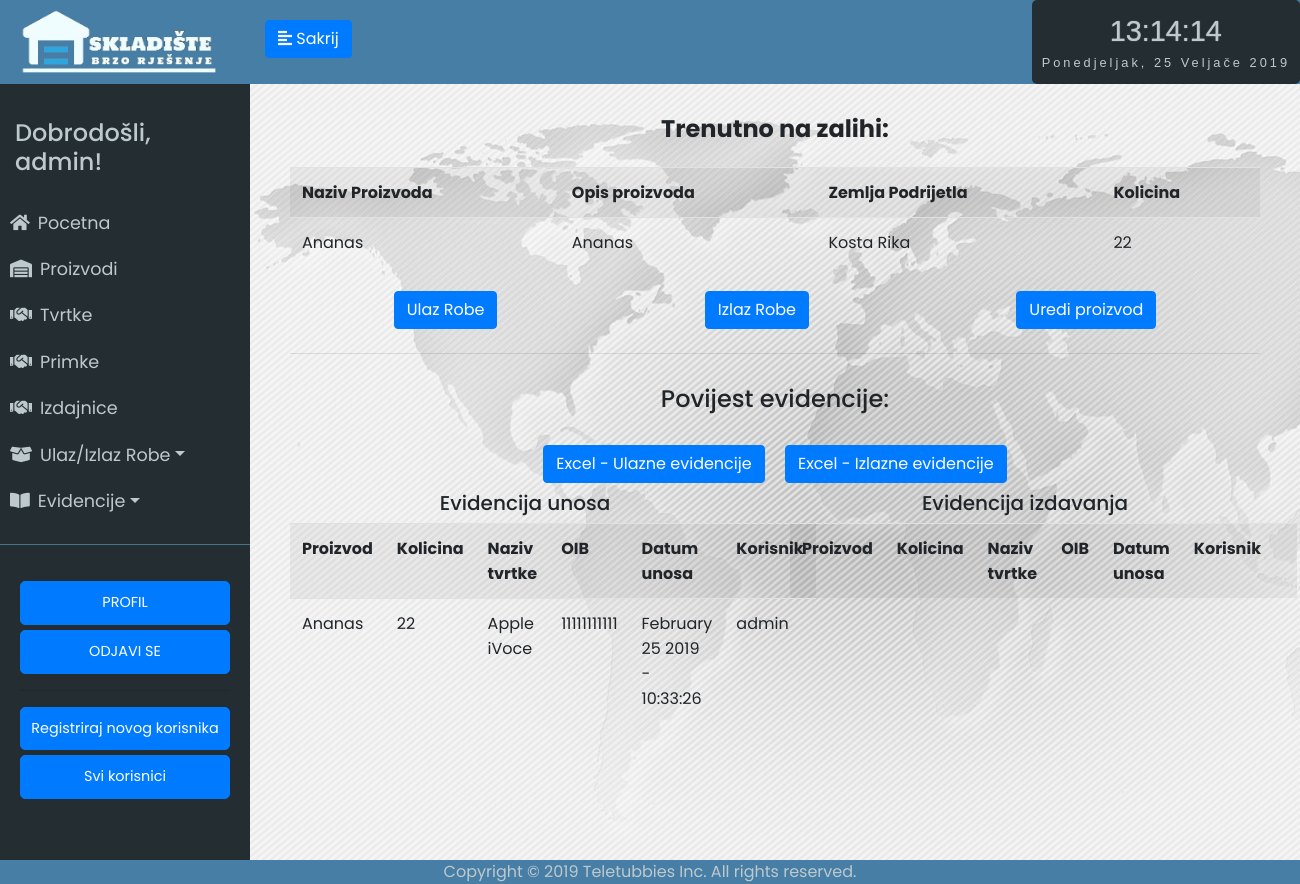
Before: /proizvod/Ananas (signed in) with the older database file.
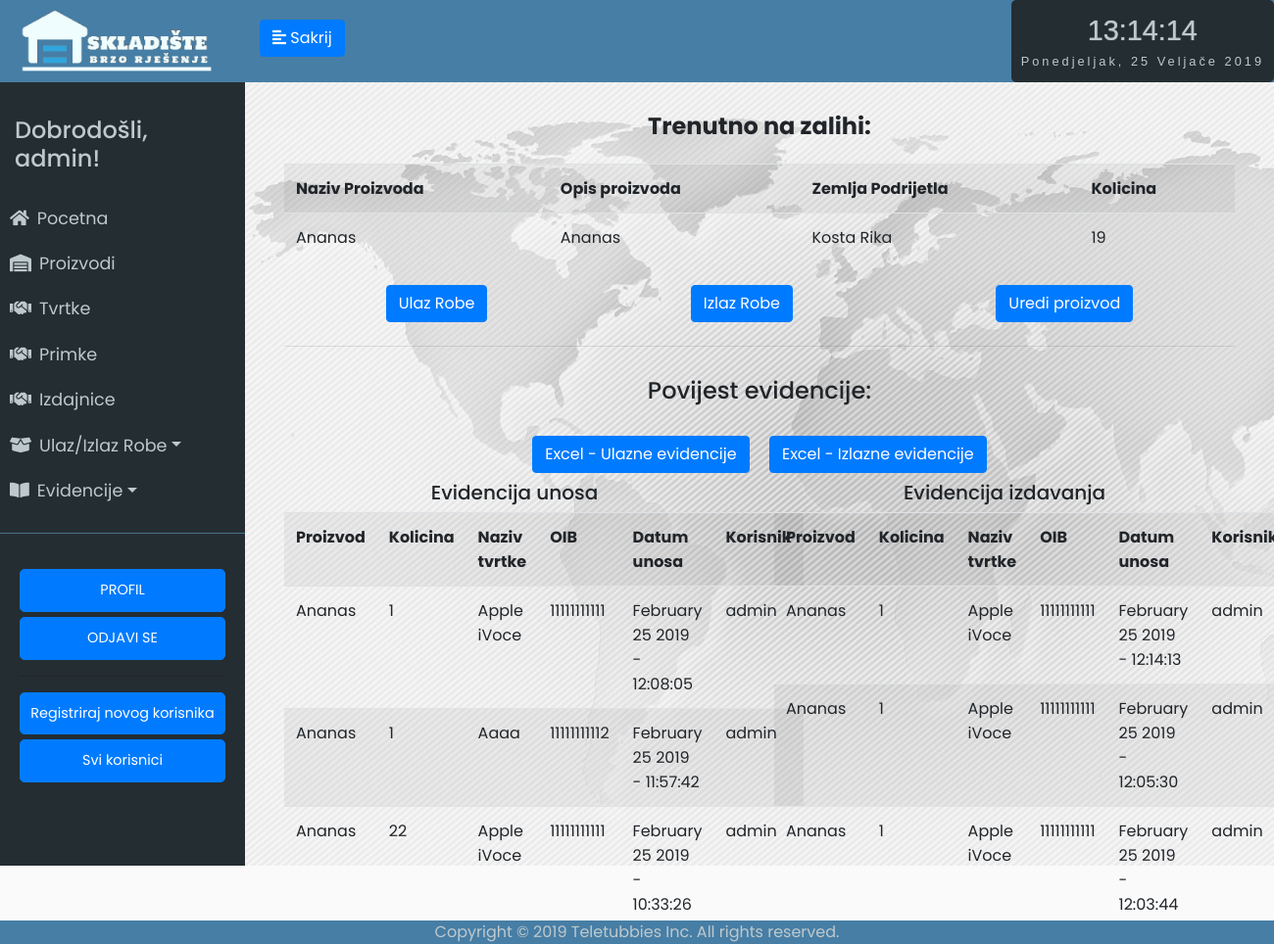
After: the same page with the newer database file.
### app/models.py (models this page shows, shortened)
class Proizvod(db.Model):
	__searchable__ = ['name']
	id = db.Column(db.Integer, primary_key=True)
	name = db.Column(db.String(64))
	kolicina = db.Column(db.Integer, default=0)
	zemlja_podrijetla = db.Column(db.String(64))
	opis_proizvoda = db.Column(db.String(300))
	datum_unosa = db.Column(db.DateTime, default=datetime.utcnow)
	evidencija = db.relationship('Evidencija', backref='proizvod', lazy='dynamic')

class Evidencija(db.Model):
	id = db.Column(db.Integer, primary_key=True)
	proizvod_id = db.Column(db.Integer, db.ForeignKey('proizvod.id'))
	tvrtka_id = db.Column(db.Integer, db.ForeignKey('tvrtka.id'))
	promijenjena_kolicina = db.Column(db.Integer)
	trenutna_kolicina = db.Column(db.Integer)
	datum_unosa = db.Column(db.DateTime, default=datetime.utcnow)
	vrsta_unosa = db.Column(db.String(64))
	user_id = db.Column(db.Integer, db.ForeignKey('user.id'))
	receipt_id = db.Column(db.Integer, db.ForeignKey('receipt.id'))

class Tvrtka(db.Model):
	__searchable__ = ['name']
	id = db.Column(db.Integer, primary_key=True)
	name = db.Column(db.String(64))
	oib = db.Column(db.Integer, unique=True)
	grad = db.Column(db.String(64))
	p_broj = db.Column(db.Integer)
	drzava = db.Column(db.String(64))
	evidencija = db.relationship('Evidencija', backref='tvrtka', lazy='dynamic')

class User(UserMixin, db.Model):
	id = db.Column(db.Integer, primary_key=True)
	username = db.Column(db.String(64), index=True, unique=True)
	email = db.Column(db.String(120), index=True, unique=True)
	password_hash = db.Column(db.String(128))
	last_seen = db.Column(db.DateTime, default=datetime.utcnow)
	evidencija = db.relationship('Evidencija', backref='user', lazy='dynamic')

### app/routes.py (the view, shortened to what this page needs)
@app.route('/proizvod/<name>', methods=['GET', 'POST'])
@login_required
def proizvod(name):
	proizvod = Proizvod.query.filter_by(name=name).first_or_404()
	evidencijaUlaz = Evidencija.query.filter_by(proizvod_id=proizvod.id, vrsta_unosa='unos').order_by(Evidencija.datum_unosa.desc()).all()
	evidencijaIzlaz = Evidencija.query.filter_by(proizvod_id=proizvod.id, vrsta_unosa='izlaz').order_by(Evidencija.datum_unosa.desc()).all()
	form_ulaz = UlazRobeForm()
	form_izlaz = IzlazRobeForm()
	form_uredi = UrediProizvodForm()
	return render_template('proizvod.html', title=proizvod.name, proizvod=proizvod, evidencijaUlaz=evidencijaUlaz, evidencijaIzlaz=evidencijaIzlaz, form_ulaz=form_ulaz, form_izlaz=form_izlaz, form_uredi=form_uredi, name=proizvod.name)

### app/models.py (called while the page is built)
@login.user_loader
def load_user(id):
	return User.query.get(int(id))

### app/routes.py (called while the page is built)
@app.before_request
def before_request():
	if current_user.is_authenticated:
		current_user.last_seen = datetime.utcnow()
		db.session.commit()

### app/templates/proizvod.html (shortened to what this page needs)
{% extends "base.html" %}
{% block content %}
<div class="unos-p">
    <h4><strong>Trenutno na zalihi:</strong></h4>
    <table class="table table-striped">
        <tr>
            <th>Naziv Proizvoda</th>
            <th>Opis proizvoda</th>
            <th>Zemlja Podrijetla</th>
            <th>Kolicina</th>
        </tr>
        <tr>
            <td>{{ proizvod.name }}</td>
            <td>{{ proizvod.opis_proizvoda }}</td>
            <td>{{ proizvod.zemlja_podrijetla }}</td>
            <td>{{ proizvod.kolicina }}</td>
        </tr>
    </table>
    <div class="tipke-sredina">
        <button type="button" class="btn btn-primary m-2" data-toggle="modal" data-target="#exampleModalCenter" id="ulaz-tipka">Ulaz Robe</button>
        <button type="button" class="btn btn-primary m-2" data-toggle="modal" data-target="#exampleModalCenter2" id="izlaz-tipka">Izlaz Robe</button>
        <button type="button" class="btn btn-primary m-2" data-toggle="modal" data-target="#exampleModalCenter3" id="uredi-proizvod-tipka">Uredi proizvod</button>
    </div>
    <hr>
    <h4>Povijest evidencije:</h4>
    <button class="btn btn-primary m-2"><a href="{{ url_for('export_proizvod_unos', name=name) }}" target="blank">Excel - Ulazne evidencije</a></button>
    <button class="btn btn-primary m-2"><a href="{{ url_for('export_proizvod_izlaz', name=name) }}" target="blank">Excel - Izlazne evidencije</a></button>
    <div class="row">
        <div class="col-xl-6">
            <h5>Evidencija unosa</h5>
        <table class="table table-striped">
        <tr>
            <th>Proizvod</th>
            <th>Kolicina</th>
            <th>Naziv tvrtke</th>
            <th>OIB</th>
            <th>Datum unosa</th>
            <th>Korisnik</th>
        </tr>
        {% for evidencija in evidencijaUlaz %}
        <tr>
            <td><a href="{{ url_for('evidencija', id=evidencija.id) }}">{{ evidencija.proizvod.name }}</a></td>
            <td>{{ evidencija.promijenjena_kolicina }}</td>
            <td>{{ evidencija.tvrtka.name }}</td>
            <td>{{ evidencija.tvrtka.oib }}</td>
            <td>{{ evidencija.datum_unosa.strftime('%B %d %Y - %H:%M:%S') }}</td>
            <td>{{ evidencija.user.username }}</td>
        </tr>
        {% endfor %}
        </table>
        </div>
        <div class="col-xl-6">
            <h5>Evidencija izdavanja</h5>
        <table class="table table-striped">
        <tr>
            <th>Proizvod</th>
            <th>Kolicina</th>
            <th>Naziv tvrtke</th>
            <th>OIB</th>
            <th>Datum unosa</th>
            <th>Korisnik</th>
            <th></th>
        </tr>
        {% for evidencija in evidencijaIzlaz %}
        <tr>
            <td><a href="{{ url_for('evidencija', id=evidencija.id) }}">{{ evidencija.proizvod.name }}</a></td>
            <td>{{ evidencija.promijenjena_kolicina }}</td>
            <td>{{ evidencija.tvrtka.name }}</td>
            <td>{{ evidencija.tvrtka.oib }}</td>
            <td>{{ evidencija.datum_unosa.strftime('%B %d %Y - %H:%M:%S') }}</td>
            <td>{{ evidencija.user.username }}</td>
        </tr>
        {% endfor %}
        </table>
        </div>
    </div>
  </div>
</div>
  </div>
{% endblock %}

Changed rows visible on the page:
changed Proizvod "Ananas": kolicina "22" → "19"
added Evidencija: proizvod.name "Ananas", promijenjena_kolicina "1", tvrtka.name "Apple iVoce", tvrtka.oib "11111111111", datum_unosa "February 25 2019 - 12:08:05", user.username "admin", shown under "Evidencija unosa"
added Evidencija: proizvod.name "Ananas", promijenjena_kolicina "1", tvrtka.name "Aaaa", tvrtka.oib "11111111112", datum_unosa "February 25 2019 - 11:57:42", user.username "admin", shown under "Evidencija unosa"
added Evidencija: proizvod.name "Ananas", promijenjena_kolicina "1", tvrtka.name "Apple iVoce", tvrtka.oib "11111111111", datum_unosa "February 25 2019 - 12:14:13", user.username "admin", shown under "Evidencija izdavanja"
added Evidencija: proizvod.name "Ananas", promijenjena_kolicina "1", tvrtka.name "Apple iVoce", tvrtka.oib "11111111111", datum_unosa "February 25 2019 - 12:05:30", user.username "admin", shown under "Evidencija izdavanja"
added Evidencija: proizvod.name "Ananas", promijenjena_kolicina "1", tvrtka.name "Apple iVoce", tvrtka.oib "11111111111", datum_unosa "February 25 2019 - 12:03:44", user.username "admin", shown under "Evidencija izdavanja"
